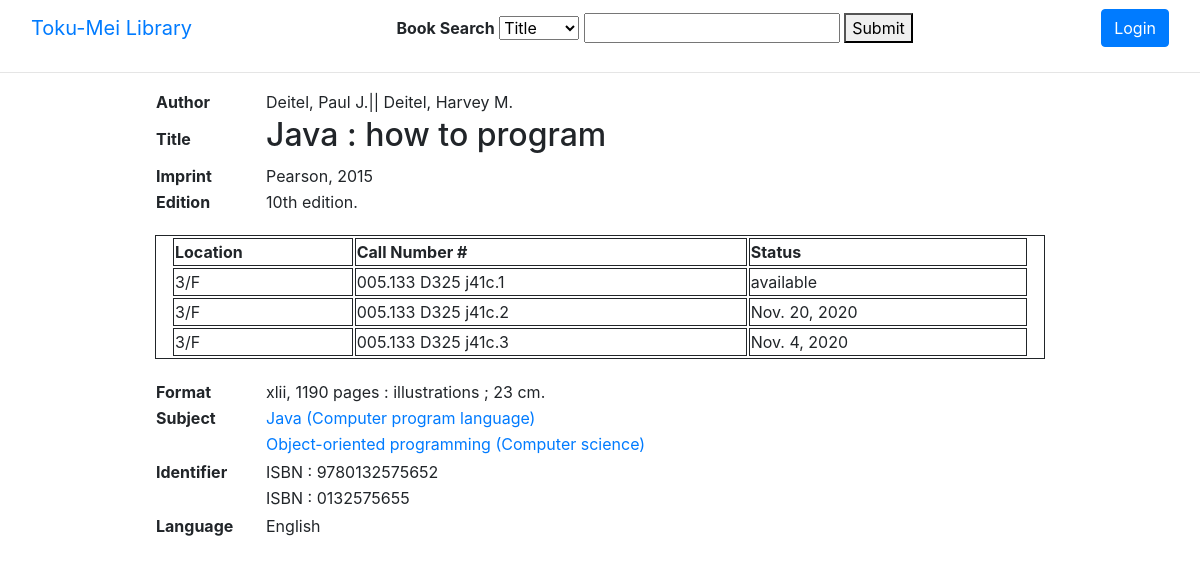
Page /record/1/ on the committed database.
### catalogue/models.py (models this page shows, shortened)
class Booktitle(models.Model):
    title = models.CharField(max_length=250)
    author = models.TextField(blank=True, null=True)
    edition = models.CharField(max_length=100, blank=True, null=True)
    publisher = models.CharField(max_length=250, blank=True, null=True)
    year = models.IntegerField(blank=True, null=True)
    format = models.CharField(max_length=250, blank=True, null=True)
    series = models.TextField(blank=True, null=True)
    subjects = models.TextField(blank=True, null=True)
    note = models.TextField(blank=True, null=True)
    language = models.CharField(max_length=100, blank=True, null=True)
    isbn = models.TextField(blank=True, null=True)
    created_on = models.DateTimeField(auto_now=True)
    updated_on = models.DateTimeField(auto_now_add=True)

class Bookitem(models.Model):
    LOCATION = (
        ('1/F', '1/F'),
        ('2/F', '2/F'),
        ('3/F', '3/F'),
        ('1/F Reference', '1/F Reference')
    )
    STATUS = (
        ('available', 'available'),
        ('checked-out', 'checked-out'),
        ('on holdshelf', 'on holdshelf'),
        ('lib use only', 'lib use only'),
        ('in purchase', 'in purchase'),
        ('in process', 'in process'),
        ('library display', 'library display'),
        ('lost', 'lost'),
        ('withdrawn', 'withdrawn')
    )
    barcode = models.CharField(max_length=10, unique=True)
    title = models.ForeignKey(Booktitle, on_delete=models.CASCADE)
    material_type = models.CharField(max_length=10)
    location = models.CharField(max_length=25, choices=LOCATION)
    callno = models.CharField(max_length=100)
    status = models.CharField(max_length=25, choices=STATUS)
    duedate = models.DateField(blank=True, null=True)
    current_user = models.ForeignKey(User, on_delete=models.CASCADE, blank=True, null=True, related_name="user_in_use")
    previous_user = models.ForeignKey(User, on_delete=models.CASCADE, blank=True, null=True, related_name="user_previous_use")
    total_checkedout = models.IntegerField(default=0)
    renewal = models.IntegerField(default=0)
    display_message = models.CharField(max_length=100, blank=True, null=True)
    holdlist = models.CharField(max_length=200, blank=True, null=True)
    created_on = models.DateTimeField(auto_now=True)
    updated_on = models.DateTimeField(auto_now_add=True)
    def show_status(self):
        if self.status == "checked-out":
            return self.duedate
        else:
            return self.status

### catalogue/views.py (the view)
# urls.py: path('record/<id>/', book_record),
def book_record(request, id):
    book = Booktitle.objects.get(id=id)
    subject_column = Booktitle._meta.get_field("subjects")
    subject_data = subject_column.value_from_object(book)
    subject_list = subject_data.split("||")
    isbn_column = Booktitle._meta.get_field("isbn")
    isbn_data = isbn_column.value_from_object(book)
    isbn_list = isbn_data.split("||")
    if book.edition == None:
        book.edition = ""
    items = Bookitem.objects.filter(title=id)
    context = {
        'book':book,
        'subjects':subject_list,
        'isbn':isbn_list,
        'items':items
    }
    return render(request, 'book_record.html', context)

### catalogue/templates/book_record.html
{% extends 'base.html' %}
{% block content %}
<div class="container record">
    <table class="container-fluid birecord">
        <tr>
            <th>Author</th>
            <td>{{book.author}}</td>
        </tr>
        <tr>
            <th>Title</th>
            <td><h2>{{book.title}}</h2></td>
        </tr>
        <tr>
            <th>Imprint</th>
            <td>{{book.publisher}}, {{book.year}}</td>
        </tr>
        <tr>
            <th>Edition</th>
            <td>{{book.edition}}</td>
        </tr>
    </table>
    <table class="container-fluid itemtable">
        <tr>
            <th>Location</th>
            <th>Call Number #</th>
            <th>Status</th>
        </tr>
        {% for i in items %}
        <tr>
            <td>{{i.location}}</td>
            <td>{{i.callno}}</td>
            <td>{{i.show_status}}</td>
        </tr>
        {% endfor %}
    </table>
    <table class="container-fluid birecord">
        <tr>
            <th>Format</th>
            <td>{{book.format}}</td>
        </tr>
        <tr>
            <th>Subject</th>
            {% for s in subjects %}
            <td><a href="/searchBySubject/{{s}}">{{s}}</a></td>
            </tr>
            <tr><th></th>
                {% endfor %}
        </tr>
        <tr>
            <th>Identifier</th>
            {% for i in isbn %}
            <td>{{i}}</td>
            </tr>
            <tr><th></th>
                {% endfor %}
        </tr>
        <tr>
            <th>Language</th>
            <td>{{book.language}}</td>
        </tr>
    </table>
</div>
{% endblock content %}

### catalogue/templates/base.html (style rules this page uses)
.container { max-width: 920px; }
table { margin-bottom: 20px; max-width: 900px; }
.itemtable { border-collapse: separate; }
.itemtable, .itemtable th, .itemtable td { border: 1px solid; }
.birecord th { width: 110px; }

### rows in the picture
Booktitle: author "Deitel, Paul J.|| Deitel, Harvey M.", title "Java : how to program", publisher "Pearson", year "2015", edition "10th edition.", format "xlii, 1190 pages : illustrations ; 23 cm.", language "English"
Bookitem: location "3/F", callno "005.133 D325 j41c.1", show_status "available"
Bookitem: location "3/F", callno "005.133 D325 j41c.2", show_status "Nov. 20, 2020"
Bookitem: location "3/F", callno "005.133 D325 j41c.3", show_status "Nov. 4, 2020"

### other values in the picture
{{ s }} "Java (Computer program language)" "Object-oriented programming (Computer science)"
{{ i }} "ISBN : 9780132575652" "ISBN : 0132575655"
